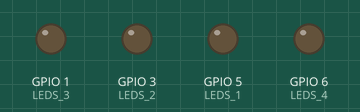
This sketch was run on a simulated ESP32-S3. Shown: output pins drawn as LEDs (lit = HIGH). What the sketch prints to the serial monitor is not drawn.

Above: at 1.0 s.
At 2.5 s:
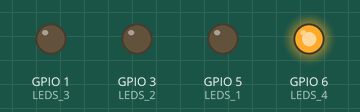
At 3.5 s:
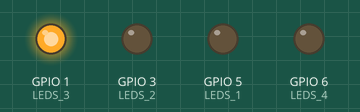
At 4.5 s:
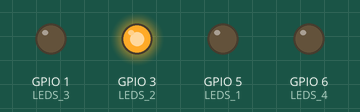
At 5.5 s:
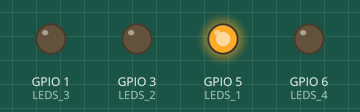
Timing chart, 0 to 6.5 s (numbered marks = the images above):
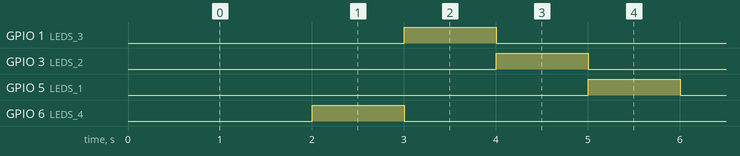

Measured:
- by itself, GPIO 1 (LEDS_3), GPIO 3 (LEDS_2), GPIO 5 (LEDS_1), GPIO 6 (LEDS_4): alternates HIGH for 1.0 s and LOW for 4.0 s
- by itself, everything shown: repeats every 5.0 s, in 5 steps

The sketch:

sketch_sep21a_copy_20231103143523.ino
```cpp
static const int HRINT = 0;
static const int LEDS_1 = 5;
static const int LEDS_2 = 3;
static const int LEDS_3 = 1;
static const int LEDS_4 = 6;
static const int I2C_SCL = 8;
static const int I2C_SDA = 10;
static const int PWR_OFF = 7;

#include <Wire.h>
#include "MAX30105.h"
#include "heartRate.h"
#include "esp_clk.h"

#define TEST_LEDS_ALONE_IN_SLEEP
// #define USE_LED_PWM
#define SLEEP_LIGHT

#define PWM_VALUE_FOR_ON 20

MAX30105 particleSensor;
TwoWire i2cOne = TwoWire(0);
const byte RATE_SIZE = 4; //Increase this for more averaging. 4 is good.
byte rates[RATE_SIZE]; //Array of heart rates
byte rateSpot = 0;
long lastBeat = 0; //Time at which the last beat occurred

float beatsPerMinute = 60;
int beatAvg = 60;
int ledsBPM = 60;
uint32_t prevLedPos = 0;
uint32_t cyclePos = 0;
const uint32_t LED_MAX = 4;
const uint32_t CYCLE_MAX = 5;
uint32_t cycleLastMs = 0;
uint32_t cycleStateTimeMs = 250;
const uint32_t LED_PULSE_SLEEP_US = 30000;
const uint32_t IDLE_SLEEP_US = 970000;

static const int cyclePosLeds[] = {LEDS_4, LEDS_3, LEDS_2, LEDS_1};

uint32_t calcLEDSHoldTimeMs(float bpm)
{
  return 60000.0 / bpm / CYCLE_MAX;
}

void servicePulseOut()
{
  if (cycleLastMs == 0)
  {
    cycleStateTimeMs = calcLEDSHoldTimeMs(ledsBPM);
    cyclePos = 0;
    cycleLastMs = millis();
  }

  if (millis() > cycleLastMs + cycleStateTimeMs)
  {
#ifdef USE_LED_PWM
    analogWrite(cyclePosLeds[(cyclePos+CYCLE_MAX-1)%CYCLE_MAX], 0);
    analogWrite(cyclePosLeds[cyclePos], PWM_VALUE_FOR_ON);
#else
    if (cyclePos < LED_MAX)
    {
      digitalWrite(cyclePosLeds[prevLedPos], 0);
      digitalWrite(cyclePosLeds[cyclePos], 1);
      prevLedPos = cyclePos;
    }
    else
    {
      digitalWrite(cyclePosLeds[prevLedPos], 0);
    }
#endif
    cycleLastMs = millis();
    cyclePos = (cyclePos + 1) % CYCLE_MAX;
    if (cyclePos == 0)
    {
          cycleStateTimeMs = calcLEDSHoldTimeMs(ledsBPM);
    }
  }

}

void setup() {
  Serial.begin(115200);
  uint32_t cpu_freq = esp_clk_cpu_freq();
  Serial.print("CPU Frequency: ");
  Serial.println(cpu_freq);
  // pinMode(EXT_VDD, OUTPUT);
  // digitalWrite(EXT_VDD, HIGH);

  pinMode(LEDS_1, OUTPUT);
  pinMode(LEDS_2, OUTPUT);
  pinMode(LEDS_3, OUTPUT);
  pinMode(LEDS_4, OUTPUT);
#ifdef USE_LED_PWM
  analogWrite(LEDS_1, 0);
  analogWrite(LEDS_2, 0);
  analogWrite(LEDS_3, 0);
  analogWrite(LEDS_4, 0);
#else
  digitalWrite(LEDS_1, 0);
  digitalWrite(LEDS_2, 0);
  digitalWrite(LEDS_3, 0);
  digitalWrite(LEDS_4, 0);
#endif

#ifndef TEST_LEDS_ALONE_IN_SLEEP
  delay(100);
  i2cOne.begin(I2C_SDA, I2C_SCL, 100000);

    // Initialize sensor
  if (particleSensor.begin(i2cOne) == false)
  {
    Serial.println("MAX30105 was not found. Please check wiring/power. ");
    while (1);
  }

  //Setup to sense a nice looking saw tooth on the plotter
  byte ledBrightness = 0x1F; //Options: 0=Off to 255=50mA
  byte sampleAverage = 8; //Options: 1, 2, 4, 8, 16, 32
  byte ledMode = 3; //Options: 1 = Red only, 2 = Red + IR, 3 = Red + IR + Green
  int sampleRate = 100; //Options: 50, 100, 200, 400, 800, 1000, 1600, 3200
  int pulseWidth = 411; //Options: 69, 118, 215, 411
  int adcRange = 4096; //Options: 2048, 4096, 8192, 16384

  // particleSensor.setup(ledBrightness, sampleAverage, ledMode, sampleRate, pulseWidth, adcRange); //Configure sensor with these settings

  particleSensor.setup(); //Configure sensor with default settings
  particleSensor.setPulseAmplitudeRed(0); //Turn Red LED to low to indicate sensor is running
  particleSensor.setPulseAmplitudeGreen(0); //Turn off Green LED
  // particleSensor.setPulseAmplitudeIR(0);

#else
  // pinMode(LEDS_1, OUTPUT);
  // digitalWrite(LEDS_1, LOW);


  // delay(10000);

  // pinMode(PWR_OFF, OUTPUT);
  // digitalWrite(PWR_OFF, HIGH);
#endif
}

uint32_t debugLastMs = 0;

void loop()
{

#ifndef TEST_LEDS_ALONE_IN_SLEEP

  long irValue = 0;
  // for (int loopIdx = 0; loopIdx < 500; loopIdx++)
  // {
    // Serial.println(particleSensor.getIR()); //Send raw data to plotter
    irValue = particleSensor.getIR();

    if (checkForBeat(irValue) == true)
    {
      //We sensed a beat!
      long delta = millis() - lastBeat;
      lastBeat = millis();

      beatsPerMinute = 60 / (delta / 1000.0);

      if (beatsPerMinute < 255 && beatsPerMinute > 20)
      {
        rates[rateSpot++] = (byte)beatsPerMinute; //Store this reading in the array
        rateSpot %= RATE_SIZE; //Wrap variable

        //Take average of readings
        beatAvg = 0;
        for (byte x = 0 ; x < RATE_SIZE ; x++)
          beatAvg += rates[x];
        beatAvg /= RATE_SIZE;
      }
    }

  //   delay(10);
  // }

  if (millis() > debugLastMs + 250)
  {
    Serial.print("IR=");
    Serial.print(irValue);
    Serial.print(", BPM=");
    Serial.print(beatsPerMinute);
    Serial.print(", AvgBPM=");
    Serial.print(beatAvg);

    // if (irValue < 50000)
    //   Serial.print(" No finger?");

    Serial.println();

    debugLastMs = millis();
  }

  // esp_sleep_enable_timer_wakeup(1000000);
  // gpio_hold_en((gpio_num_t)EXT_VDD);
  // esp_light_sleep_start();
#else
  // gpio_hold_en((gpio_num_t)EXT_VDD);

  // esp_sleep_enable_timer_wakeup(20000);
  // gpio_hold_en((gpio_num_t)LEDS_1);
  // esp_light_sleep_start();
  // digitalWrite(LEDS_1, HIGH);
  // esp_deep_sleep_start();

#endif

  servicePulseOut();

#ifdef SLEEP_LIGHT
  esp_sleep_enable_timer_wakeup(cyclePos < LED_MAX ? LED_PULSE_SLEEP_US : IDLE_SLEEP_US);
  esp_light_sleep_start();
#endif
}
```
